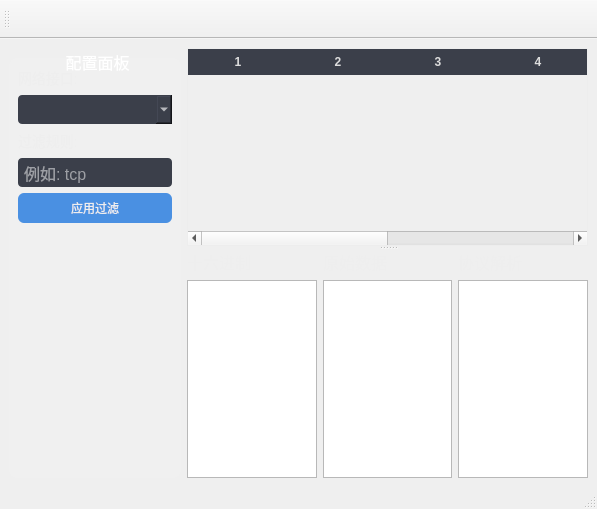
<?xml version="1.0" encoding="UTF-8"?>
<ui version="4.0">
 <class>MainWindow</class>
 <widget class="QMainWindow" name="MainWindow">
  <property name="geometry">
   <rect>
    <x>0</x>
    <y>0</y>
    <width>597</width>
    <height>509</height>
   </rect>
  </property>
  <property name="windowTitle">
   <string>SmartSniffer</string>
  </property>
  <widget class="QWidget" name="centralwidget">
   <property name="styleSheet">
    <string>
      /* 全局背景渐变 */
      QWidget#centralwidget {
        background: qlineargradient(x1:0, y1:0, x2:1, y2:1,
                    stop:0 #2a2d37, stop:1 #1c1f26);
      }
      /* GroupBox 样式 */
      QGroupBox#groupConfig {
        background: rgba(255,255,255,0.05);
        border: none;
        border-radius: 8px;
        margin-top: 10px;
      }
      QGroupBox#groupConfig::title {
        subcontrol-origin: margin;
        subcontrol-position: top center;
        padding: 4px;
        color: #ffffff;
        font-weight: bold;
      }
      /* 按钮悬停及按下动画效果 */
      QPushButton {
        background: #4a90e2;
        border-radius: 6px;
        padding: 6px 12px;
        color: #fff;
        font-size: 14px;
      }
      QPushButton:hover {
        background: #6fb4f9;
      }
      QPushButton:pressed {
        background: #367dc1;
      }
      /* 表格样式 */
      QTableWidget {
        background: rgba(255,255,255,0.03);
        alternate-background-color: rgba(255,255,255,0.05);
        gridline-color: #444;
        color: #fff;
        font-size: 12px;
      }
      QHeaderView::section {
        background: #3b3f4a;
        padding: 4px;
        border: none;
        color: #ddd;
        font-weight: bold;
      }
      /* TabWidget 样式 */
      QTabWidget::pane {
        background: rgba(255,255,255,0.02);
        border: none;
        border-radius: 6px;
      }
      QTabBar::tab {
        background: #3b3f4a;
        border-top-left-radius: 6px;
        border-top-right-radius: 6px;
        padding: 8px;
        color: #ccc;
      }
      QTabBar::tab:selected {
        background: #4f5370;
        color: #fff;
      }
   </string>
   </property>
   <layout class="QHBoxLayout" name="mainLayout" stretch="3,7">
    <item>
     <widget class="QGroupBox" name="groupConfig">
      <property name="styleSheet">
       <string notr="true">color: #eee; font-size:16px; width: 30%;</string>
      </property>
      <property name="title">
       <string>配置面板</string>
      </property>
      <layout class="QVBoxLayout" name="configLayout">
       <item>
        <widget class="QLabel" name="labelInterface">
         <property name="styleSheet">
          <string>color: #eee; font-size:14px;</string>
         </property>
         <property name="text">
          <string>网络接口:</string>
         </property>
        </widget>
       </item>
       <item>
        <widget class="QComboBox" name="comboInterface">
         <property name="styleSheet">
          <string>padding:4px; color:#fff; background:#3b3f4a; border-radius:4px;</string>
         </property>
        </widget>
       </item>
       <item>
        <widget class="QLabel" name="labelFilter">
         <property name="styleSheet">
          <string>color: #eee; font-size:14px;</string>
         </property>
         <property name="text">
          <string>过滤规则:</string>
         </property>
        </widget>
       </item>
       <item>
        <widget class="QLineEdit" name="editFilter">
         <property name="styleSheet">
          <string>padding:4px; color:#fff; background:#3b3f4a; border:none; border-radius:4px;</string>
         </property>
         <property name="placeholderText">
          <string>例如: tcp</string>
         </property>
        </widget>
       </item>
       <item>
        <widget class="QPushButton" name="btnApplyFilter">
         <property name="styleSheet">
          <string notr="true">width: fit-content; color: #eee; font-size:12px;</string>
         </property>
         <property name="text">
          <string>应用过滤</string>
         </property>
        </widget>
       </item>
       <item>
        <spacer name="verticalSpacer">
         <property name="orientation">
          <enum>Qt::Vertical</enum>
         </property>
         <property name="sizeHint" stdset="0">
          <size>
           <width>0</width>
           <height>0</height>
          </size>
         </property>
        </spacer>
       </item>
      </layout>
     </widget>
    </item>
    <item>
     <widget class="QSplitter" name="splitterData">
      <property name="orientation">
       <enum>Qt::Vertical</enum>
      </property>
      <widget class="QTableWidget" name="tablePackets">
       <property name="alternatingRowColors">
        <bool>true</bool>
       </property>
       <property name="rowCount">
        <number>0</number>
       </property>
       <property name="columnCount">
        <number>6</number>
       </property>
       <column/>
       <column/>
       <column/>
       <column/>
       <column/>
       <column/>
      </widget>
      <widget class="QWidget" name="horizontalLayoutWidget">
       <layout class="QHBoxLayout" name="detailedInfoArea">
        <item>
         <layout class="QVBoxLayout" name="hexVerticalLayout">
          <item>
           <widget class="QLabel" name="hexLabel">
            <property name="styleSheet">
             <string notr="true">color: #eee; font-size:16px;</string>
            </property>
            <property name="text">
             <string>十六进制</string>
            </property>
           </widget>
          </item>
          <item>
           <widget class="QTextEdit" name="hexContent">
            <property name="autoFillBackground">
             <bool>true</bool>
            </property>
            <property name="styleSheet">
             <string notr="true">font-family: &quot;Courier New&quot;; font-size: 14px;</string>
            </property>
           </widget>
          </item>
         </layout>
        </item>
        <item>
         <layout class="QVBoxLayout" name="rawVerticalLayout">
          <item>
           <widget class="QLabel" name="rawLabel">
            <property name="styleSheet">
             <string notr="true">color: #eee; font-size:16px;</string>
            </property>
            <property name="text">
             <string>原始数据</string>
            </property>
           </widget>
          </item>
          <item>
           <widget class="QTextEdit" name="rawContent">
            <property name="styleSheet">
             <string notr="true"> font-size:14px;</string>
            </property>
           </widget>
          </item>
         </layout>
        </item>
        <item>
         <layout class="QVBoxLayout" name="parsedVerticalLayout">
          <item>
           <widget class="QLabel" name="parsedLabel">
            <property name="styleSheet">
             <string notr="true">color: #eee; font-size:16px;</string>
            </property>
            <property name="text">
             <string>协议解析</string>
            </property>
           </widget>
          </item>
          <item>
           <widget class="QTextEdit" name="parsedContent">
            <property name="styleSheet">
             <string notr="true">font-family: &quot;Consolas&quot;; font-size:14px;</string>
            </property>
           </widget>
          </item>
         </layout>
        </item>
       </layout>
      </widget>
     </widget>
    </item>
   </layout>
  </widget>
  <widget class="QToolBar" name="mainToolBar">
   <property name="iconSize">
    <size>
     <width>24</width>
     <height>24</height>
    </size>
   </property>
   <attribute name="toolBarArea">
    <enum>TopToolBarArea</enum>
   </attribute>
   <attribute name="toolBarBreak">
    <bool>false</bool>
   </attribute>
   <addaction name="actionStartCapture"/>
   <addaction name="actionStopCapture"/>
   <addaction name="actionExport"/>
  </widget>
  <widget class="QStatusBar" name="statusbar"/>
  <action name="actionStartCapture">
   <property name="icon">
    <iconset resource="icons.qrc">
     <normaloff>:/icons/assets/img/start-24.png</normaloff>:/icons/assets/img/start-24.png</iconset>
   </property>
   <property name="toolTip">
    <string>开始抓包</string>
   </property>
  </action>
  <action name="actionStopCapture">
   <property name="icon">
    <iconset resource="icons.qrc">
     <normaloff>:/icons/assets/img/stop-24.png</normaloff>:/icons/assets/img/stop-24.png</iconset>
   </property>
   <property name="toolTip">
    <string>停止抓包</string>
   </property>
  </action>
  <action name="actionExport">
   <property name="icon">
    <iconset resource="icons.qrc">
     <normaloff>:/icons/assets/img/export-24.png</normaloff>:/icons/assets/img/export-24.png</iconset>
   </property>
   <property name="toolTip">
    <string>导出数据</string>
   </property>
  </action>
 </widget>
 <resources>
  <include location="icons.qrc"/>
 </resources>
 <connections/>
</ui>
